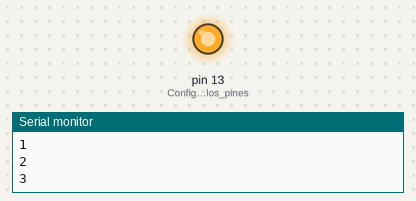
Simulated run of this sketch. Board: Arduino Uno, built with avr-gcc and run on an emulated ATmega328P. Shown: output pins drawn as LEDs (lit = HIGH), the last lines printed to the serial monitor.

Above: at 0.75 s.
At 8.5 s:
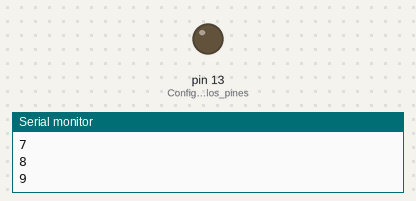
Timing chart, 0 to 11.7 s (numbered marks = the images above):
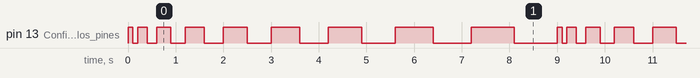

Measured:
- by itself, pin 13 (Configuramos_los_pines): repeats every 9.0 s: LOW 0.10 s, HIGH 0.20 s, LOW 0.20 s, HIGH 0.30 s, LOW 0.30 s, HIGH 0.40 s, LOW 0.40 s, HIGH 0.50 s, LOW 0.50 s, HIGH 0.60 s, LOW 0.60 s, HIGH 0.70 s, LOW 0.70 s, HIGH 0.80 s, LOW 0.80 s, HIGH 0.90 s, LOW 0.90 s, HIGH 0.10 s
- by itself, everything shown: repeats every 9.0 s, in 18 steps

The sketch:

holaArduino.ino
```cpp
void PrendeApagaLed(int led, int tiempoMs)
{
  digitalWrite(led,HIGH); //Mandamos 5v
  delay(tiempoMs); //Esperamos .5 seg.
  digitalWrite(led,LOW); //Mandamos 0v
  delay(tiempoMs);
}
void setup() {
  // put your setup code here, to run once:
  pinMode(13,OUTPUT); //Configuramos los pines
  Serial.begin(9600);
}

void loop() {
  // put your main code here, to run repeatedly:
  int i=0;
  for(i=0;i<10;i++){
    Serial.print(i);
    Serial.print("\n");
    PrendeApagaLed(13,i*100);
  }
}
```
